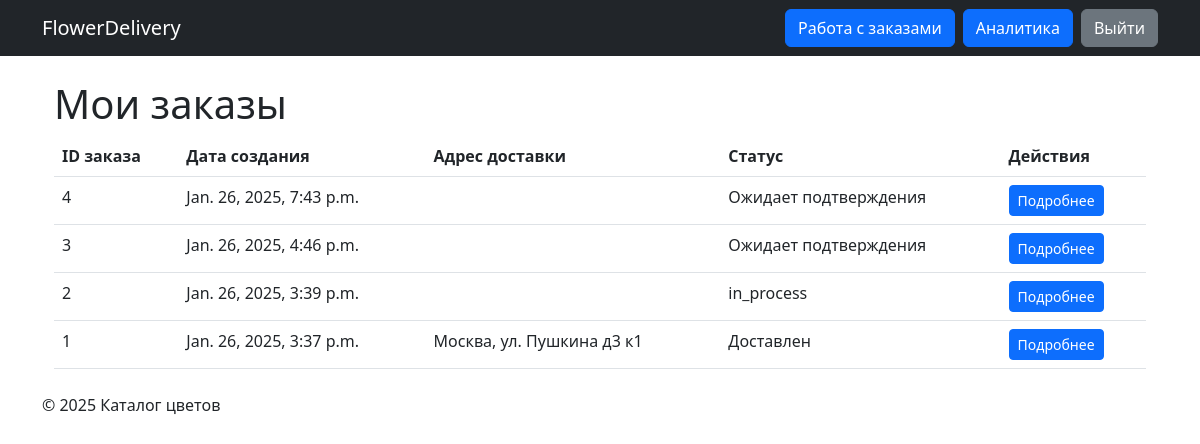
The page /orders/my-orders/ (signed in) on the database as committed earlier.
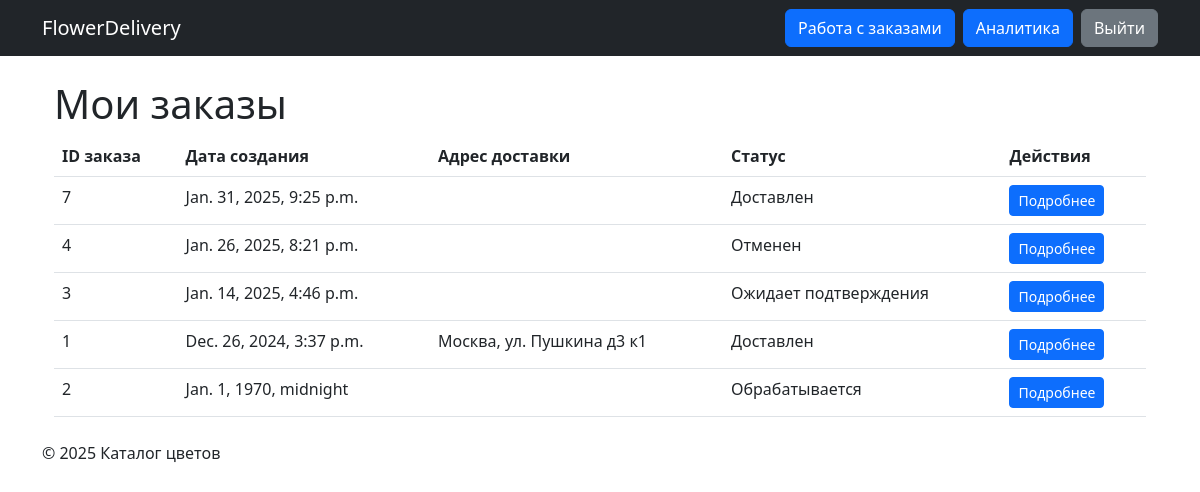
The same page on the database as committed later.
### orders/models.py (models this page shows)
class Order(models.Model):
    user = models.ForeignKey(User, on_delete=models.CASCADE, related_name='orders')
    created_at = models.DateTimeField(auto_now_add=True)
    delivery_address = models.TextField()
    status = models.CharField(max_length=20, choices=(
        ('pending', 'Ожидает подтверждения'),
        ('processed', 'Обрабатывается'),
        ('delivered', 'Доставлен'),
        ('canceled', 'Отменен')
    ), default='pending')

### orders/views.py (the view)
# urls.py: path('my-orders/', MyOrdersView.as_view(), name='my_orders'),
class MyOrdersView(LoginRequiredMixin, ListView):
    template_name = 'users/my_orders.html'
    context_object_name = 'orders'
    def get_queryset(self):
        return get_user_orders(self.request.user)

### core/services.py (called while the page is built)
def get_user_orders(user):
    return Order.objects.filter(user=user).order_by('-created_at')

### templates/users/my_orders.html (shortened to what this page needs)
{% extends 'base.html' %}
{% block content %}
<div class="container">
    <h1>Мои заказы</h1>
    {% if orders %}
        <table class="table">
            <thead>
                <tr>
                    <th>ID заказа</th>
                    <th>Дата создания</th>
                    <th>Адрес доставки</th>
                    <th>Статус</th>
                    <th>Действия</th>
                </tr>
            </thead>
            <tbody>
                {% for order in orders %}
                <tr>
                    <td>{{ order.id }}</td>
                    <td>{{ order.created_at }}</td>
                    <td>{{ order.delivery_address }}</td>
                    <td>{{ order.get_status_display }}</td>
                    <td>
                        <a href="{% url 'order_detail' order.id %}" class="btn btn-primary btn-sm">Подробнее</a>
                    </td>
                </tr>
                {% endfor %}
            </tbody>
        </table>
    {% else %}
        <p>У вас пока нет заказов.</p>
    {% endif %}
</div>
{% endblock %}

Rows that differ between the two databases and show on the page:
added Order: id "7", created_at "Jan. 31, 2025, 9:25 p.m.", status "Доставлен"
changed Order id 4: created_at "Jan. 26, 2025, 7:43 p.m." → "Jan. 26, 2025, 8:21 p.m."; status "Ожидает подтверждения" → "Отменен"
changed Order "Ожидает подтверждения": created_at "Jan. 26, 2025, 4:46 p.m." → "Jan. 14, 2025, 4:46 p.m."
changed Order "Москва, ул. Пушкина д3 к1": created_at "Jan. 26, 2025, 3:37 p.m." → "Dec. 26, 2024, 3:37 p.m."; moves up the list
changed Order id 2: created_at "Jan. 26, 2025, 3:39 p.m." → "Jan. 1, 1970, midnight"; status "in_process" → "Обрабатывается"
